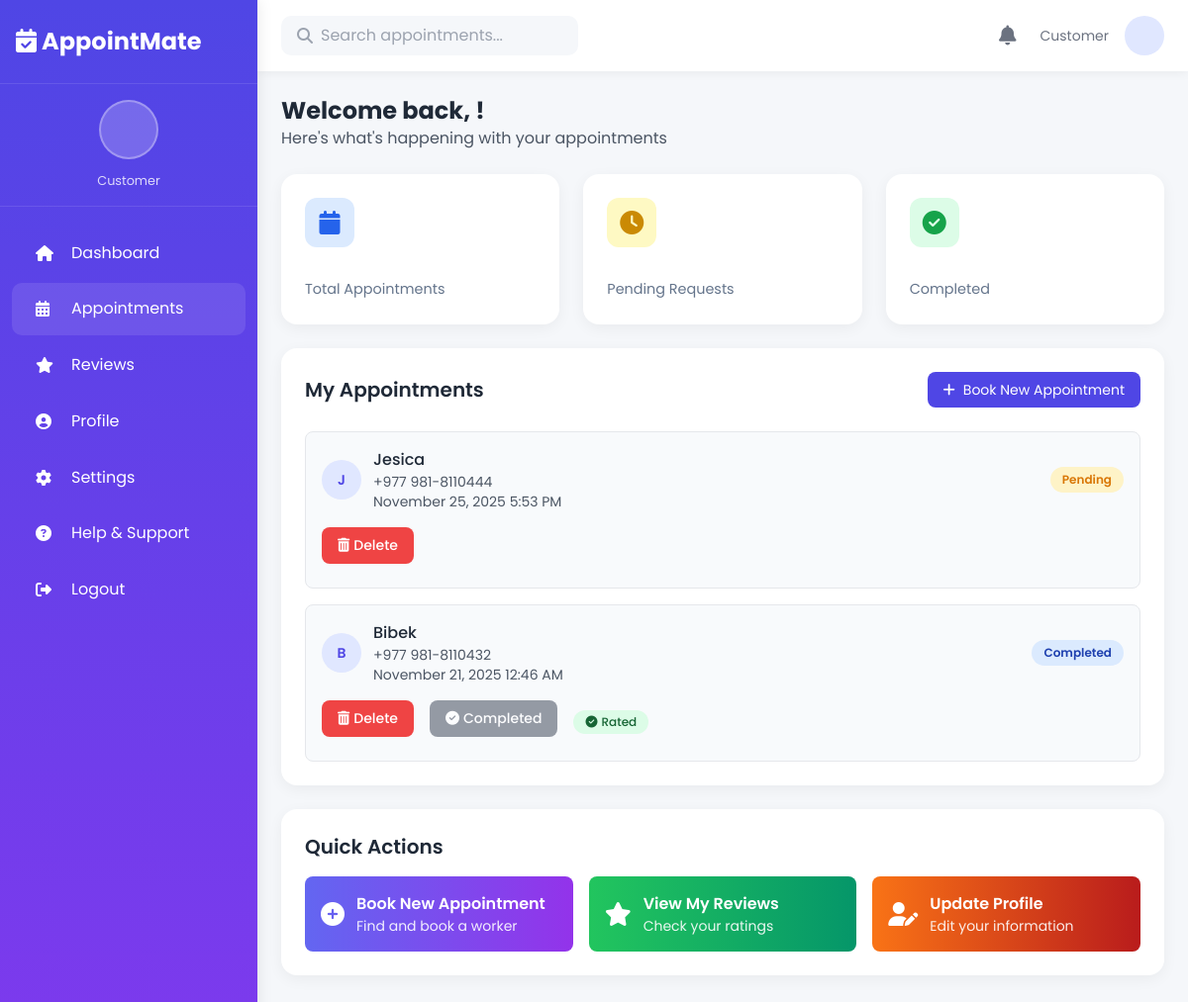
The page /customer/appointments/ (signed in) on the database its author committed.
### jobs/models.py (models this page shows, shortened)
class Appointment(models.Model):
    STATUS_CHOICES = [
        ('pending', 'Pending'),
        ('accepted', 'Accepted'),
        ('rejected', 'Rejected'),
        ('completed', 'Completed'),
    ]
    SHIFT_TYPES = [
        ('day', 'Day Shift'),
        ('night', 'Night Shift'),
    ]
    customer = models.ForeignKey(Customer, on_delete=models.CASCADE, related_name='customer_appointments')
    worker = models.ForeignKey(Worker, on_delete=models.CASCADE, related_name='worker_appointments')
    service_subtask = models.ForeignKey(WorkerSubTaskPricing, on_delete=models.SET_NULL, null=True, blank=True)
    appointment_date = models.DateTimeField(null=True, blank=True)
    status = models.CharField(max_length=10, choices=STATUS_CHOICES, default='pending')
    shift_type = models.CharField(max_length=10, choices=SHIFT_TYPES, default='day')
    location = models.TextField(blank=True, null=True)
    special_instructions = models.TextField(blank=True, null=True)
    reason = models.TextField(blank=True, null=True)
    customer_completed = models.BooleanField(default=False)
    worker_completed = models.BooleanField(default=False)
    customer_latitude = models.FloatField(null=True, blank=True)
    customer_longitude = models.FloatField(null=True, blank=True)
    created_at = models.DateTimeField(auto_now_add=True)

class Worker(models.Model):
    owner = models.OneToOneField(User, on_delete=models.CASCADE)
    name = models.CharField(max_length=50)
    phone_number = PhoneNumberField(region="NP", unique=True)
    tagline = models.CharField(max_length=100)
    bio = models.TextField(blank=True)
    profile_pic = models.ImageField(upload_to="profiles/", blank=True)
    verified = models.BooleanField(default=False)
    citizenship_image = models.ImageField(upload_to='citizenship/', blank=True, null=True)
    certificate_file = models.FileField(upload_to='certificates/', blank=True, null=True)
    appointed = models.BooleanField(default=False)
    appointment_date = models.DateTimeField(null=True, blank=True)
    average_rating = models.DecimalField(max_digits=3, decimal_places=2, default=0.00)
    total_ratings = models.PositiveIntegerField(default=0)
    rating_count = models.PositiveIntegerField(default=0)
    shift = models.CharField(max_length=10, choices=SHIFT_CHOICES, default=SHIFT_ALL)
    latitude = models.FloatField(null=True, blank=True)
    longitude = models.FloatField(null=True, blank=True)

### jobs/views.py (the view)
# urls.py: path('customer/appointments/', views.customer_appointments, name='customer_appointments'),
@login_required
def customer_appointments(request):
    customer = get_object_or_404(Customer, owner=request.user)
    appointments = Appointment.objects.filter(customer=customer).order_by('-appointment_date')
    for appointment in appointments:
        appointment.has_rated = WorkerRating.objects.filter(
            appointment=appointment,
            customer=customer
        ).exists()
    context = {
        'appointments': appointments,
        'current_page': 'appointments'
    }
    return render(request, 'jobs/customer_appointments.html', context)

### jobs/templates/jobs/customer_appointments.html (shortened to what this page needs)
{% load static %}
<!DOCTYPE html>
<html lang="en">
<head>
  <script src="https://cdn.tailwindcss.com"></script>
  <link rel="stylesheet" href="https://cdnjs.cloudflare.com/ajax/libs/font-awesome/6.4.0/css/all.min.css">
</head>
<body>
  <div class="dashboard-container">
    <div class="sidebar">
      <div class="sidebar-header">
        <div class="sidebar-logo">
          <i class="fas fa-calendar-check"></i>
          <span class="sidebar-logo-text">AppointMate</span>
        </div>
      </div>
      <div class="customer-profile-sidebar">
        <div class="customer-avatar-sidebar">
        </div>
        <div class="customer-role-sidebar">Customer</div>
      </div>
      <div class="sidebar-nav py-4">
        <a href="{% url 'customer_dashboard' %}" class="nav-item {% if current_page == 'dashboard' %}active{% endif %}">
          <i class="fas fa-home"></i>
          <span class="nav-text">Dashboard</span>
        </a>
        <a href="{% url 'customer_appointments' %}" class="nav-item {% if current_page == 'appointments' %}active{% endif %}">
          <i class="fas fa-calendar-alt"></i>
          <span class="nav-text">Appointments</span>
        </a>
        <a href="{% url 'customer_reviews' %}" class="nav-item {% if current_page == 'reviews' %}active{% endif %}">
          <i class="fas fa-star"></i>
          <span class="nav-text">Reviews</span>
        </a>
        <a href="{% url 'customer_profile' %}" class="nav-item {% if current_page == 'profile' %}active{% endif %}">
          <i class="fas fa-user-circle"></i>
          <span class="nav-text">Profile</span>
        </a>
        <a href="{% url 'customer_settings' %}" class="nav-item {% if current_page == 'settings' %}active{% endif %}">
          <i class="fas fa-cog"></i>
          <span class="nav-text">Settings</span>
        </a>
        <a href="{% url 'customer_support' %}" class="nav-item {% if current_page == 'support' %}active{% endif %}">
          <i class="fas fa-question-circle"></i>
          <span class="nav-text">Help & Support</span>
        </a>
        <form method="post" action="{% url 'logout' %}" class="nav-item">
          <i class="fas fa-sign-out-alt"></i>
          <button type="submit" class="nav-text bg-transparent border-none text-current cursor-pointer p-0 m-0" style="background: none; border: none; color: inherit;">
            Logout
          </button>
        </form>
      </div>
    </div>
    <div class="main-content">
      <div class="header">
        <div class="search-bar">
          <i class="fas fa-search text-gray-400"></i>
          <input type="text" placeholder="Search appointments...">
        </div>
        <div class="flex items-center">
          <div class="mr-6 relative notification-badge">
            <i class="fas fa-bell text-gray-500 text-xl cursor-pointer hover:text-gray-700 transition-colors"></i>
          </div>
          <div class="user-profile">
            <div>
              <div class="text-sm text-gray-500">Customer</div>
            </div>
            <div class="user-avatar">
            </div>
          </div>
        </div>
      </div>
      <div class="content-wrapper">
        <div class="mb-6">
          <h1 class="text-2xl font-bold text-gray-800">Welcome back, {{ customer.name }}!</h1>
          <p class="text-gray-600">Here's what's happening with your appointments</p>
        </div>
        <div class="stats-grid">
          <div class="stat-card">
            <div class="stat-icon bg-blue-100 text-blue-600">
              <i class="fas fa-calendar"></i>
            </div>
            <div class="stat-label">Total Appointments</div>
          </div>
          <div class="stat-card">
            <div class="stat-icon bg-yellow-100 text-yellow-600">
              <i class="fas fa-clock"></i>
            </div>
            <div class="stat-label">Pending Requests</div>
          </div>
          <div class="stat-card">
            <div class="stat-icon bg-green-100 text-green-600">
              <i class="fas fa-check-circle"></i>
            </div>
            <div class="stat-label">Completed</div>
          </div>
        </div>
        <div class="grid grid-cols-1 lg:grid-cols-1 gap-6">
          <div class="dashboard-card">
            <div class="flex justify-between items-center mb-6">
              <h2 class="text-xl font-semibold text-gray-800">My Appointments</h2>
              <a href="{% url 'worker-list' %}" class="bg-indigo-600 text-white px-4 py-2 rounded-lg text-sm hover:bg-indigo-700 transition-colors">
                <i class="fas fa-plus mr-2"></i>Book New Appointment
              </a>
            </div>
            {% if appointments %}
              <div class="space-y-4">
                {% for appointment in appointments %}
                  <div class="appointment-preview border border-gray-200 rounded-lg p-4" id="appointment-{{ appointment.id }}">
                    <div class="flex items-center justify-between mb-4">
                      <div class="flex items-center">
                        <div class="worker-avatar">
                          {% if appointment.worker.profile_pic %}
                            <img src="{{ appointment.worker.profile_pic.url }}" alt="{{ appointment.worker.name }}">
                          {% else %}
                            <span class="text-indigo-600 font-semibold text-sm">{{ appointment.worker.name|first }}</span>
                          {% endif %}
                        </div>
                        <div>
                          <h4 class="font-medium text-gray-800">{{ appointment.worker.name }}</h4>
                          <p class="text-sm text-gray-600">{{ appointment.worker.phone_number }}</p>
                          <p class="text-sm text-gray-600">{{ appointment.appointment_date|date:"F j, Y g:i A" }}</p>
                        </div>
                      </div>
                      <span class="status-badge status-{{ appointment.status }}" id="status-badge-{{ appointment.id }}">{{ appointment.status }}</span>
                    </div>
                    <div class="flex flex-wrap items-center gap-2" id="action-buttons-{{ appointment.id }}">
                      {% if user == appointment.customer.owner %}
                        {% if appointment.status != 'completed' or appointment.has_rated %}
                          <form action="{% url 'delete_appointment' appointment.id %}" method="post" class="inline delete-form">
                            <button type="submit" class="action-button btn-delete" onclick="return confirm('Are you sure you want to delete this appointment?')">
                              <i class="fas fa-trash-alt mr-1"></i>Delete
                            </button>
                          </form>
                        {% endif %}
                        {% if appointment.status == 'completed' %}
                          <span class="action-button btn-completed" id="completed-indicator-{{ appointment.id }}">
                            <i class="fas fa-check-circle mr-1"></i>Completed
                          </span>
                        {% endif %}
                        {% if appointment.status == 'completed' %}
                          {% if not appointment.has_rated %}
                            <button type="button" class="action-button btn-rate" onclick="toggleRatingForm({{ appointment.id }})">
                              <i class="fas fa-star mr-1"></i>Rate Worker
                            </button>
                            <div id="rating-form-{{ appointment.id }}" class="rating-form" style="display: none; width: 100%; margin-top: 1rem;">
                              <form action="{% url 'rate_worker' appointment.id %}" method="post">
                                {% csrf_token %}
                                <div class="mb-4">
                                  <label class="block text-sm font-medium text-gray-700 mb-2">Rate this worker:</label>
                                  <div class="flex items-center" id="star-rating-{{ appointment.id }}">
                                    {% for star in "12345" %}
                                      <div class="star-container mr-1" data-value="{{ star }}">
                                        <input type="radio" name="rating" value="{{ star }}" class="hidden">
                                        <svg xmlns="http://www.w3.org/2000/svg"
                                             class="h-8 w-8 text-gray-300 star-icon cursor-pointer hover:text-yellow-400"
                                             fill="currentColor" viewBox="0 0 20 20"
                                             data-star="{{ star }}"
                                             onclick="setRating({{ appointment.id }}, {{ star }})">
                                          <path d="M9.049 2.927c.3-.921 1.603-.921 1.902 0l1.548 4.764h5.011c.969 0 1.371 1.24.588 1.81l-4.052 2.949 1.548 4.764c.3.921-.755 1.688-1.54 1.154L10 13.09l-4.052 2.948c-.784.533-1.839-.233-1.54-1.154l1.548-4.764-4.052-2.949c-.783-.57-.381-1.81.588-1.81h5.011l1.548-4.764z"/>
                                        </svg>
                                      </div>
                                    {% endfor %}
                                  </div>
                                </div>
                                <div class="mb-4">
                                  <label class="block text-sm font-medium text-gray-700 mb-2">Comments (Optional):</label>
                                  <textarea name="comment" rows="3" class="w-full border border-gray-300 rounded-md px-3 py-2 focus:outline-none focus:ring-2 focus:ring-indigo-500" placeholder="Share your experience..."></textarea>
                                </div>
                                <div class="flex gap-2">
                                  <button type="submit" class="action-button btn-rate">
                                    <i class="fas fa-paper-plane mr-1"></i>Submit Rating
                                  </button>
                                  <button type="button" class="action-button" style="background: #6b7280; color: white;" onclick="toggleRatingForm({{ appointment.id }})">
                                    Cancel
                                  </button>
                                </div>
                              </form>
                            </div>
                          {% else %}
                            <span class="inline-flex items-center px-3 py-1 rounded-full text-xs font-medium bg-green-100 text-green-800">
                              <i class="fas fa-check-circle mr-1"></i>Rated
                            </span>
                          {% endif %}
                        {% endif %}
                      {% endif %}
                    </div>
                  </div>
                {% endfor %}
              </div>
            {% endif %}
          </div>
        </div>
        <div class="dashboard-card">
          <h2 class="text-xl font-semibold text-gray-800 mb-4">Quick Actions</h2>
          <div class="grid grid-cols-1 md:grid-cols-3 gap-4">
            <a href="{% url 'worker-list' %}" class="flex items-center p-4 bg-gradient-to-r from-indigo-500 to-purple-600 text-white rounded-lg hover:from-indigo-600 hover:to-purple-700 transition-all">
              <i class="fas fa-plus-circle text-2xl mr-3"></i>
              <div>
                <h3 class="font-semibold">Book New Appointment</h3>
                <p class="text-sm opacity-90">Find and book a worker</p>
              </div>
            </a>
            <a href="{% url 'customer_reviews' %}" class="flex items-center p-4 bg-gradient-to-r from-green-500 to-emerald-600 text-white rounded-lg hover:from-green-600 hover:to-emerald-700 transition-all">
              <i class="fas fa-star text-2xl mr-3"></i>
              <div>
                <h3 class="font-semibold">View My Reviews</h3>
                <p class="text-sm opacity-90">Check your ratings</p>
              </div>
            </a>
            <a href="{% url 'customer_profile' %}" class="flex items-center p-4 bg-gradient-to-r from-orange-500 to-red-600 text-white rounded-lg hover:from-orange-600 to-red-700 transition-all">
              <i class="fas fa-user-edit text-2xl mr-3"></i>
              <div>
                <h3 class="font-semibold">Update Profile</h3>
                <p class="text-sm opacity-90">Edit your information</p>
              </div>
            </a>
          </div>
        </div>
      </div>
    </div>
  </div>
</body>
</html>

### rows shown on the page
Appointment: worker.name|first "J", worker.name "Jesica", worker.phone_number "+977 981-8110444", appointment_date "November 25, 2025 5:53 PM", status "Pending", shows "Delete"
Appointment: worker.name|first "B", worker.name "Bibek", worker.phone_number "+977 981-8110432", appointment_date "November 21, 2025 12:46 AM", status "Completed", shows "Delete", shows "Rated"
